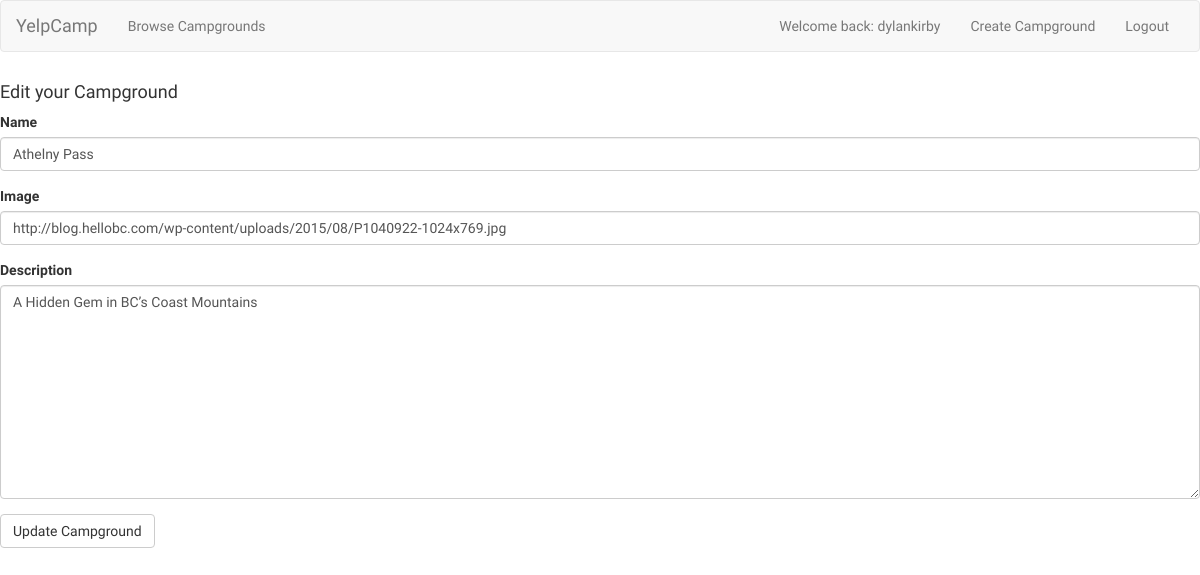
Screenshot of /campgrounds/update/3/ (signed in) with the database file from the repository.
### campgrounds/models.py (models this page shows, shortened)
class Campground(models.Model):
	author = models.ForeignKey('auth.User' , related_name='submitted_campgrounds')
	name = models.CharField(max_length=128, blank=False, unique=True)
	image = models.URLField(blank=False)
	description = models.TextField()

### campgrounds/views.py (the view)
# urls.py: url(r'^update/(?P<pk>\d+)/$', views.UpdateCampground.as_view(), name='update'),
class UpdateCampground(LoginRequiredMixin, generic.UpdateView):
	model = Campground
	fields = ('name', 'image', 'description')
	template_name_suffix = '_update_form'

### campgrounds/templates/campgrounds/campground_update_form.html (shortened to what this page needs)
{% extends 'campgrounds/campground_base.html' %}
{% load bootstrap3 %}
{% block camp %}
	<h4>Edit your Campground</h4>
	<form method="POST">
		{% bootstrap_form form %}
		<input type="submit" value="Update Campground" class="btn btn-default">
	</form>
{% endblock %}

### templates/base.html (shortened to what this page needs)
<!DOCTYPE html>
{% load staticfiles %}
<html>
<head>
	<link rel="stylesheet" type="text/css" href="https://maxcdn.bootstrapcdn.com/bootstrap/3.3.7/css/bootstrap.min.css">
	<link rel="stylesheet" href="{% static 'YelpCamp/css/master.css' %}">
</head>
<body>
<nav class="navbar navbar-default">
  <div class="container-fluid">
    <div class="navbar-header">
      <a class="navbar-brand" href="/">YelpCamp</a>
    <ul class="nav navbar-nav">
        <li><a href="{% url 'campgrounds:all' %}">Browse Campgrounds</a></li>
      </ul>
    </div>
    <div class="collapse navbar-collapse" id="bs-example-navbar-collapse-1">
      <ul class="nav navbar-nav navbar-right">
      	{% if user.is_authenticated %}
          <li><a href="#" style="pointer-events: none;">Welcome back: {{user.username}} </a></li>
          <li><a href="{% url 'campgrounds:create' %}">Create Campground</a></li>
					<li><a href="{% url 'accounts:logout' %}">Logout</a></li>
      	{% else %}
					<li><a href="{% url 'accounts:login' %}"><span class="glyphicon glyphicon-log-in"></span> Login</a></li>
					<li><a href="{% url 'accounts:signup' %}"><span class="glyphicon glyphicon-user"> Signup</a></li>
      	{% endif %}
      </ul>
    </div>
  </div>
</nav>
<div class="my-content">
  {% block content %}
  {% endblock %}
</div>
</body>
</html>

### static/YelpCamp/css/master.css (style rules this page uses)
body { font-family: Raleway; }

### rows the page displays
Campground: name "Athelny Pass", image "http://blog.hellobc.com/wp-content/uploads/2015/08/P1040922-1024x769.jpg", description "A Hidden Gem in BC’s Coast Mountains"

### other values shown
{{ user.username }} "dylankirby"
